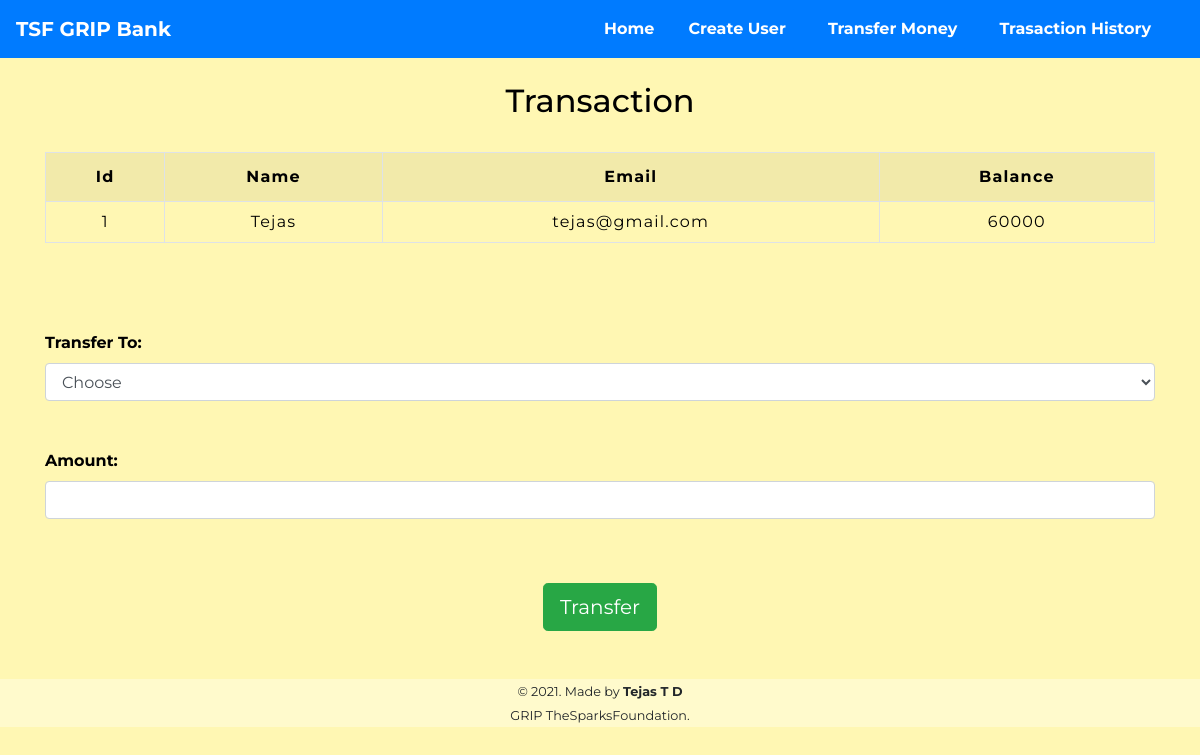
Screenshot of /moneytransfer.php?id=1 with the database file from the repository.
### tables this page shows
CREATE TABLE `users` (
  `id` int(3) NOT NULL,
  `name` text NOT NULL,
  `email` varchar(30) NOT NULL,
  `mobile` text NOT NULL,
  `balance` int(8) NOT NULL
);

### moneytransfer.php (the view, shortened to what this page needs)
<!DOCTYPE html>
<html lang="en" dir="ltr">
  <head>
    <link rel="stylesheet" href="css/moneytransfer.css">
    <link rel="stylesheet" href="https://maxcdn.bootstrapcdn.com/bootstrap/4.0.0/css/bootstrap.min.css">
  </head>
  <body style="background-color:#fff7b3">
    <?php
     include "navbar.php";
     ?>
     <div class="container">
       <h2 class="text-center pt-4" style="color : black;">Transaction</h2>
       <?php
       include 'dbcon.php';
       $sid = $_GET['id'];
       $sql = "SELECT * FROM  users where id=$sid";
       $result = mysqli_query($conn, $sql);
       $rows = mysqli_fetch_assoc($result);
       ?>
       <form method="post" name="tcredit" class="tabletext"><br>
           <div>
               <table class="table table-striped table-condensed table-bordered">
                   <tr style="color : black;">
                       <th class="text-center">Id</th>
                       <th class="text-center">Name</th>
                       <th class="text-center">Email</th>
                       <th class="text-center">Balance</th>
                   </tr>
                   <tr style="color : black;">
                       <td class="py-2"><?php echo $rows['id'] ?></td>
                       <td class="py-2"><?php echo $rows['name'] ?></td>
                       <td class="py-2"><?php echo $rows['email'] ?></td>
                       <td class="py-2"><?php echo $rows['balance'] ?></td>
                   </tr>
               </table>
           </div>
           <br><br><br>
           <label style="color : black;"><b>Transfer To:</b></label>
           <select name="to" class="form-control" required>
               <option value="" disabled selected>Choose</option>
           </select>
           <br>
           <br>
           <label style="color : black;"><b>Amount:</b></label>
           <input type="number" class="form-control" name="amount" required>
           <br><br>
           <div class="text-center">
               <button class="btn btn-lg btn-success mt-3" name="submit" type="submit" id="myBtn">Transfer</button>
           </div>
       </form>
   </div>
     <div class="container-fluid" style="background-color:#fffacc">
       <footer class="text-center mt-5">
         <p><small>&copy 2021. Made by <b>Tejas T D</b><br>GRIP TheSparksFoundation.</small></p>
       </footer>
     </div>
  </body>
</html>

### css/moneytransfer.css (style rules this page uses)
* { padding: 0; margin: 0; box-sizing: border-box; font-family: 'Montserrat', sans-serif; }
table { letter-spacing: 1.2px; }
td { text-align: center; }
button { border:none; background: #eb6f6f; transition: 1s; }

### rows the page displays
users: id "1", name "Tejas", email "tejas@gmail.com", balance "60000"
